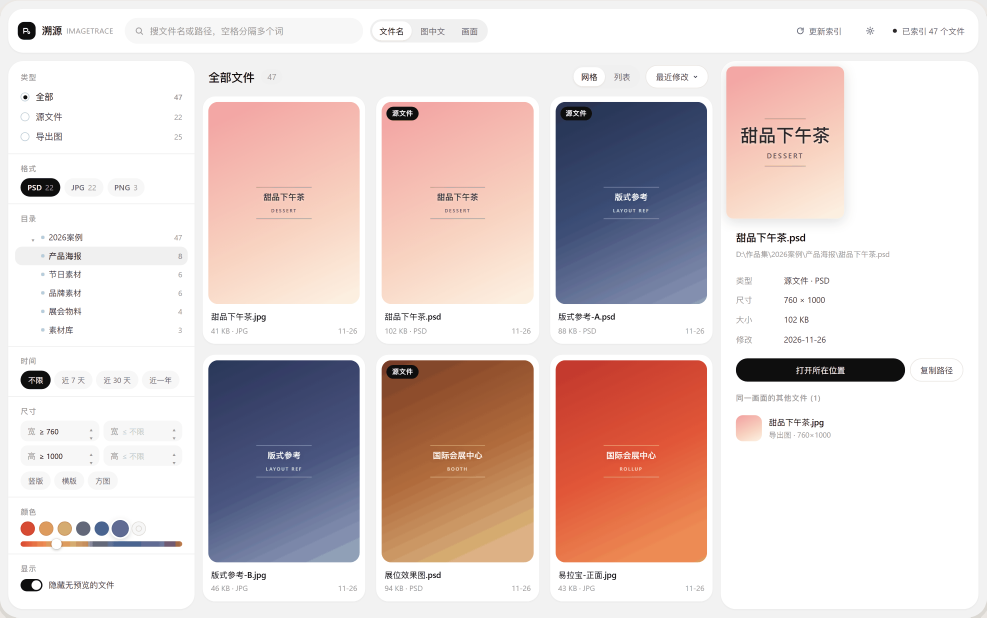
#> input picture design/shots/before/v2-browse.png, 2960 x 1852 px (shown at 1/3 size)
$ python -i preprocess.py   (imports and definitions only)
#> lines starting #> are read from the running program, lines starting #| are printed output that depends on the picture; after the words box and inside, x2 and y2 are one past the last pixel; in counts of white or black regions, pixels touching at a corner belong together
"""查询图预处理：自动裁白边 + 生成旋转版本。

实测收益：
  加白边 10% 的图：不裁边 3% 命中 → 裁边后 95%
  旋转 90°：两阶段 71% → 加旋转校正 100%
"""
from PIL import Image, ImageChops


def autotrim(im, tol=14, min_keep=0.3):
    """裁掉纯色边框。只用四角估背景色，失败时原样返回。"""
    try:
        g = im.convert('L')
        w, h = g.size
        if w < 8 or h < 8:
            return im
        corners = [
            g.getpixel((0, 0)), g.getpixel((w - 1, 0)),
            g.getpixel((0, h - 1)), g.getpixel((w - 1, h - 1)),
        ]
        bg = max(set(corners), key=corners.count)
        mask = ImageChops.difference(g, Image.new('L', (w, h), bg)).point(
            lambda p: 255 if p > tol else 0)
        bb = mask.getbbox()
        if not bb:
            return im
        cw, ch = bb[2] - bb[0], bb[3] - bb[1]
        # 裁太狠说明背景估计错了，放弃
        if cw < w * min_keep or ch < h * min_keep:
            return im
        # 只裁掉一点（可能只是边缘暗线），收益不明，保留原图
        if cw > w * 0.99 and ch > h * 0.99:
            return im
        return im.crop(bb)
    except Exception:
        return im


def rotations(im):
    """生成 4 个旋转版本。expand=True 让宽高随之变换。"""
    return [
        im,
        im.transpose(Image.ROTATE_90),
        im.transpose(Image.ROTATE_180),
        im.transpose(Image.ROTATE_270),
    ]


def normalize(im, max_dim=768):
    """查询图先缩到合理尺寸。

    实测：1080×2340 的大图直接算 pHash 要 74ms/次（LANCZOS 从原尺寸缩到 32×32），
    缩到 768 后降到 20ms 且精度不变（pHash 只用 32×32，ORB 用 240 宽）。
    """
    w, h = im.size
    if max(w, h) <= max_dim:
        return im
    scale = max_dim / max(w, h)
    return im.resize((max(1, int(w * scale)), max(1, int(h * scale))),
                     Image.LANCZOS)


def prepare(im, do_trim=True):
    """查询图完整预处理：缩尺寸 → 裁边 → 4 方向。

    返回 [(image, rotation_degrees, trimmed), ...]
    长度 4（未裁边生效）或 8（裁边后与原始各 4 个方向）。
    """
    im = normalize(im)
    out = []
    if do_trim:
        trimmed = autotrim(im)
        # 裁边确实改变了画面，才额外生成一份，否则 8 个版本是重复劳动
        if trimmed.size != im.size:
            for ang, r in zip((0, 90, 180, 270), rotations(trimmed)):
                out.append((r, ang, True))
            for ang, r in zip((0, 90, 180, 270), rotations(im)):
                out.append((r, ang, False))
            return out
    for ang, r in zip((0, 90, 180, 270), rotations(im)):
        out.append((r, ang, False))
    return out

>>> from PIL import Image
>>> picture = Image.open('../design/shots/before/v2-browse.png')
#> picture is the input picture: PIL image 2960x1852 P; mean R, G, B 224, 209.9, 208.2
>>> result = prepare(picture)
#> in normalize, `return im.resize((max(1, int(w * scale)), max(1, int(h * scale))), Ima..`:
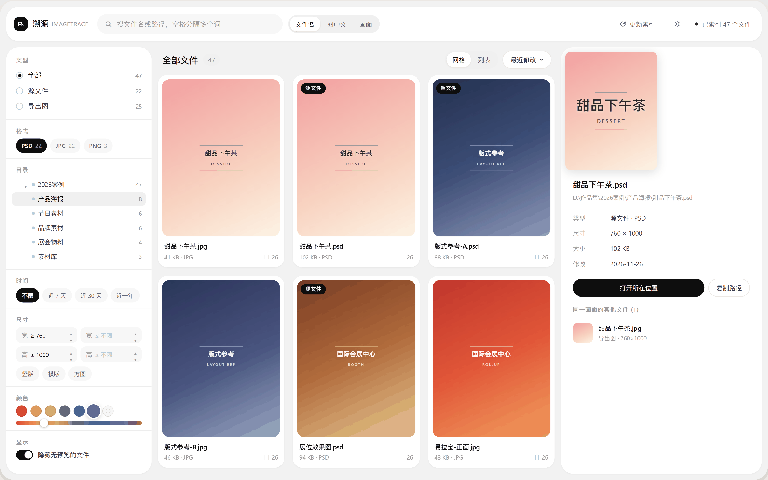
#> returned value: PIL image 768x480 P; mean R, G, B 224, 210, 208.3
#> in autotrim, `g = im.convert('L')`:
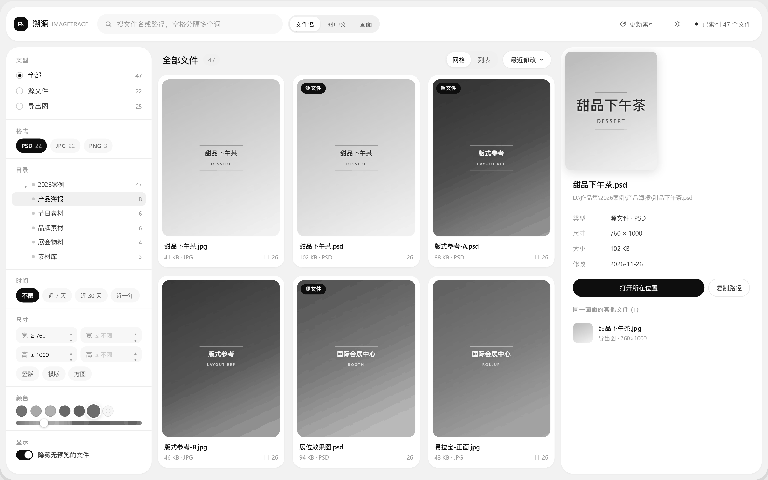
#> g: PIL image 768x480 L; min 13, max 255, mean 214
#> in autotrim, `corners = [ g.getpixel((0, 0)), g.getpixel((w - 1, 0)), g.getpixel((0,..`: corners = [234, 234, 233, 233]
#> in autotrim, `bg = max(set(corners), key=corners.count)`: bg = 233
#> in autotrim, `mask = ImageChops.difference(g, Image.new('L', (w, h), bg)).point( lam..`:
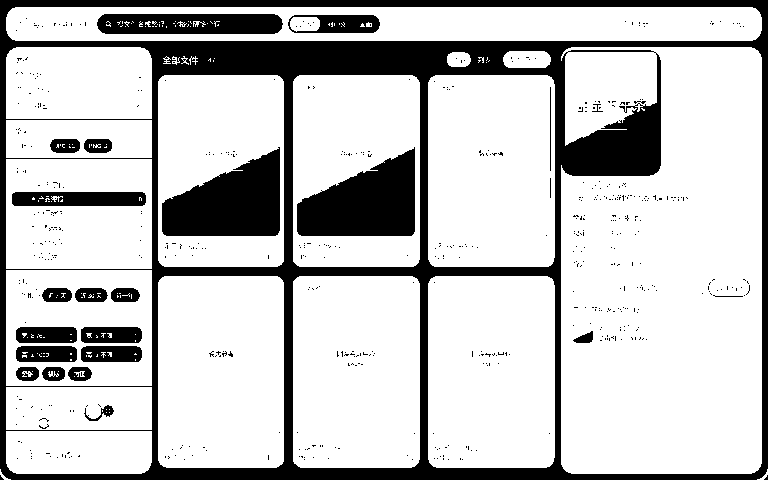
#> mask: PIL image 768x480 L; 77.4% white; 596 black regions (571 under 20 px), largest, box (x1, y1, x2, y2) and area: (0, 0, 768, 480) 55032, (162, 147, 280, 236) 7144, (297, 147, 415, 236) 7129
#> in autotrim, `bb = mask.getbbox()`: bb = (0, 7, 768, 480)
#> in autotrim, `cw, ch = bb[2] - bb[0], bb[3] - bb[1]`: cw = 768; ch = 473
#> in autotrim, `return im.crop(bb)`:
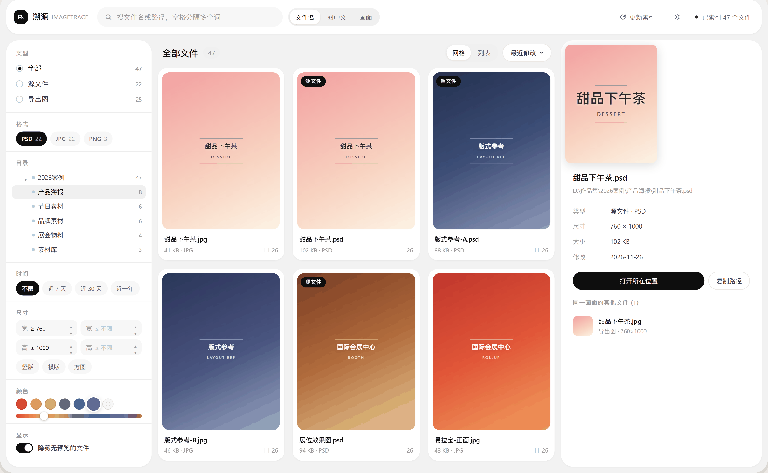
#> returned value: PIL image 768x473 P; mean R, G, B 223.8, 209.6, 207.9
#> the loop in prepare, `for ang, r in zip((0, 90, 180, 270), rotations(trimmed)):` made 4 passes
#> ang on passes 1 to 4: 0, 90, 180, 270
#> after the loop in prepare, `for ang, r in zip((0, 90, 180, 270), rotations(trimmed)):`: out = 4 items
#> the loop in prepare, `for ang, r in zip((0, 90, 180, 270), rotations(im)):` made 4 passes
#> after the loop in prepare, `for ang, r in zip((0, 90, 180, 270), rotations(im)):`: out = 8 items
#> result = 8 items
